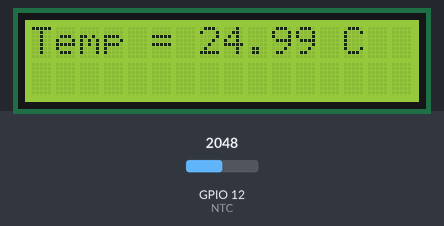
A sketch run on a simulated ESP32. On the bench: 16×2 character LCD. The test bench sets the inputs (shaded band); at power-on: GPIO 12 (NTC) = 2048. What the sketch prints to the serial monitor is not drawn.

Above: at 1.2 s.
1.3 s: GPIO 12 (NTC) set to 2669
At 2.8 s:
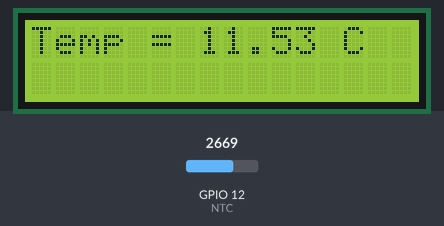
3.5 s: GPIO 12 (NTC) set to 2809
At 4.9 s:
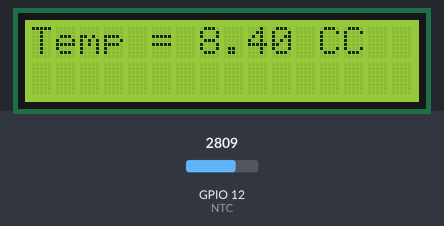
5.6 s: GPIO 12 (NTC) set to 2866
At 6.9 s:
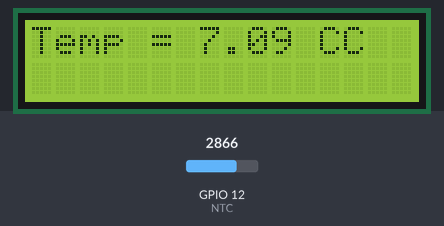
Timing chart, 0 to 8.6 s (numbered marks = the images above; inputs shaded):
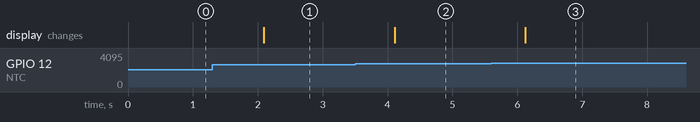

Measured:
- the behaviour switches between 2738 and 2739 on GPIO 12 (NTC) (found by bisection; images 1 and 2)
- after the input at 1.3 s, the display: changes after 0.79 s (image 1)
- after the input at 3.5 s, the display: changes after 0.61 s (image 2)
- after the input at 5.6 s, the display: changes after 0.52 s (image 3)

The sketch:

ESP32_NTP_Example.ino
```cpp
#include <LiquidCrystal_I2C.h>

#define NTC 12

LiquidCrystal_I2C LCD = LiquidCrystal_I2C(0x27, 16, 2);

const float BETA = 3950;

void setup() {
  pinMode(NTC, INPUT);

  LCD.init();
  LCD.backlight();
  LCD.setCursor(0, 0);
  LCD.print("Temp = ");

  Serial.begin(9600);
}

void loop() {
  int temperatura = analogRead(NTC);
  float celsius = 1 / (log(1 / (4095. / temperatura - 1)) / BETA + 1.0 / 298.15) - 273.15;

  LCD.setCursor(7, 0);
  LCD.print(celsius);
  LCD.print(" C");

  Serial.print("Temperatura: ");
  Serial.print(celsius);
  Serial.println(" ℃");

  delay(1000);
}
```
